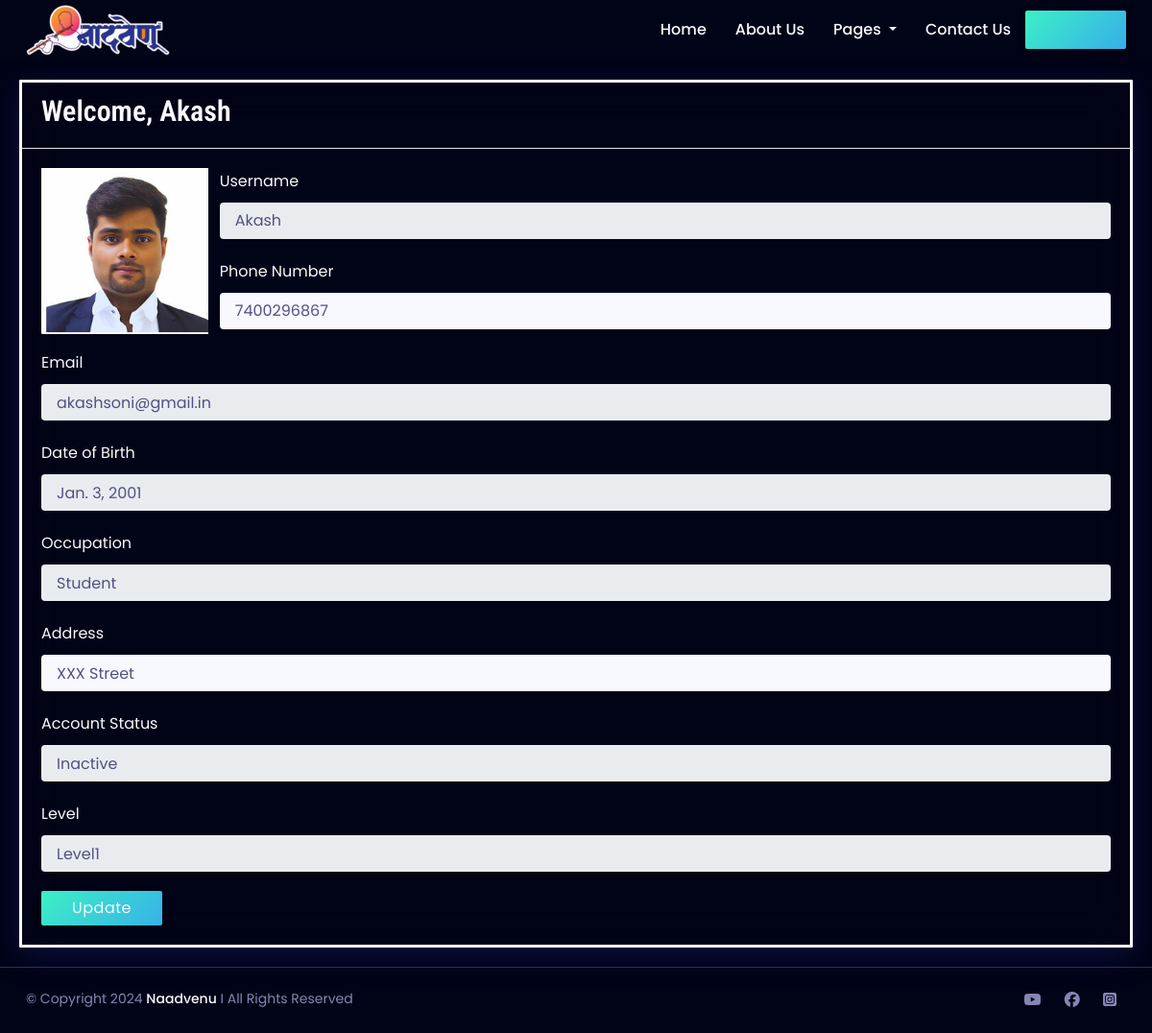
Page /student-registration (signed in) on the committed database.
### pages/models.py (models this page shows, shortened)
class Student(models.Model):
    LEVEL_CHOICES = [
        ('level1', 'Level 1'),
        ('level2', 'Level 2'),
        ('level3', 'Level 3'),
        ('level4', 'Level 4'),
        ('level5', 'Level 5'),
        ('level6', 'Level 6'),
    ]
    ACCOUNT_STATUS_CHOICES = [
        ('active', 'Active'),
        ('inactive', 'Inactive'),
    ]
    user = models.OneToOneField(User, on_delete=models.CASCADE)
    date_of_birth = models.DateField()
    phone_number = models.CharField(max_length=15)
    email = models.CharField(max_length=200)
    address = models.TextField()
    occupation = models.CharField(max_length=100)
    photo = models.ImageField(upload_to='uploads/student_photos/', null=True, blank=True)
    date_of_registration = models.DateField(default=timezone.now)
    account_status = models.CharField(max_length=10, choices=ACCOUNT_STATUS_CHOICES, default='inactive')
    level = models.CharField(max_length=20, choices=LEVEL_CHOICES, default='level1')

### pages/views.py (the view)
# urls.py: path('student-registration', views.studentRegistration, name='student-registration'),
@login_required
def studentRegistration(request):
    try:
        student = Student.objects.get(user=request.user)
        if request.method == 'POST':
            student.email = request.POST.get('email')
            student.phone_number = request.POST.get('phone_number')
            student.address = request.POST.get('address')
            student.save()
            messages.success(request, 'Profile updated successfully!')
            return redirect('studentRegistration')
        else:
            return render(request, "pages/student-registrations.html", {'student': student})
    except Student.DoesNotExist:
        if request.method == 'POST':
            user = request.user
            email = user.email
            name = user.username
            date_of_birth = request.POST.get('date_of_birth')
            occupation = request.POST.get('occupation')
            phone_number = request.POST.get('phone_number')
            address = request.POST.get('address')
            photo_file = request.FILES.get('photo')
            try:
                if name and date_of_birth and occupation and phone_number and address:
                    student = Student.objects.create(
                        user=user,
                        date_of_birth=date_of_birth,
                        phone_number=phone_number,
                        email=email,
                        address=address,
                        occupation=occupation,
                        level='level1'
                    )
                    if photo_file:
                        student.photo.save(photo_file.name, photo_file, save=True)
                    messages.success(request, 'Registration successful!')
                    return redirect('home')
                else:
                    error_message = "Please provide the following required field(s): "
                    error_fields = []
                    if not name:
                        error_fields.append("Name")
                    if not date_of_birth:
                        error_fields.append("Date of Birth")
                    if not occupation:
                        error_fields.append("Occupation")
                    if not phone_number:
                        error_fields.append("Phone Number")
                    if not address:
                        error_fields.append("Address")
                    error_message += ", ".join(error_fields)
                    messages.error(request, error_message)
                    return redirect('studentRegistration')
            except Exception as e:
                messages.error(request, f'Error occurred: {e}')
                return redirect('studentRegistration')
        else:
            username = request.user.username
            email = request.user.email
            return render(request, "pages/student-registrations.html", {'username': username, 'email': email})

### pages/templates/pages/student-registrations.html (shortened to what this page needs)
{% extends "base.html" %} {% load static %} {% block title %}Student Registration - Naadvenu{% endblock title %} {% block page_content %}
<div class="form-container">
    {% if student %}
    <div class="card-content " style="width: 100%;">
        <div class="card-header" style="background: none; ">
            <h2 class="text-center" style="color: #F8F8FF !important;">Welcome, {{ student.user.username|title }} </h2>
        </div>
        <div class="card-body">
            <form id="updateForm" method="POST">
                <div class="row p-0">
                    <div class="col-md-2 pl-0 pb-3">
                        <img src="{{ student.photo.url }}" alt="Profile Photo" class="img m-0">
                    </div>
                    <div class="col-md-10  p-0">
                        <div class="mb-3">
                            <label for="name" class="form-label">Username</label>
                            <input type="text" class="form-control" id="name" name="" value="{{ student.user.username|title }}" readonly>
                        </div>
                        <div class="mb-3">
                            <label for="phone_number" class="form-label">Phone Number</label>
                            <input type="text" class="form-control" id="phone_number" name="phone_number" value="{{ student.phone_number }}">
                        </div>
                    </div>
                </div>
                <div class="mb-3">
                    <label for="email" class="form-label">Email</label>
                    <input type="email" class="form-control" id="email" name="email" value="{{ student.email }}" readonly>
                </div>
                <div class="mb-3">
                    <label for="date_of_birth" class="form-label">Date of Birth</label>
                    <input type="text" class="form-control" id="date_of_birth" value="{{ student.date_of_birth }}" readonly>
                </div>
                <div class="mb-3">
                    <label for="occupation" class="form-label">Occupation</label>
                    <input type="text" class="form-control" id="occupation" value="{{ student.occupation|title }}" readonly>
                </div>
                <div class="mb-3">
                    <label for="address" class="form-label">Address</label>
                    <input type="text" class="form-control" id="address" name="address" value="{{ student.address }}">
                </div>
                <div class="mb-3">
                    <label for="account_status" class="form-label">Account Status</label>
                    <input type="text" class="form-control" id="account_status" value="{{ student.account_status|title }}" readonly>
                </div>
                <div class="mb-3">
                    <label for="level" class="form-label">Level</label>
                    <input type="text" class="form-control" id="level" value="{{ student.level|title }}" readonly>
                </div>
                <div class="text-center mt-3" style="display:flex; justify-content:start">
                    <button type="button" class="btn btn-primary animatedBtn" id="updateButton">Update</button>
                </div>
            </form>
        </div>
    </div>
        {% endif %}
    </div>
</div>
{% endblock page_content %}

### rows in the picture
Student: user.username "Akash", photo (picture), phone_number "7400296867", email "akashsoni@gmail.in", date_of_birth "Jan. 3, 2001", occupation "Student", address "XXX Street", account_status "Inactive", level "Level1"
